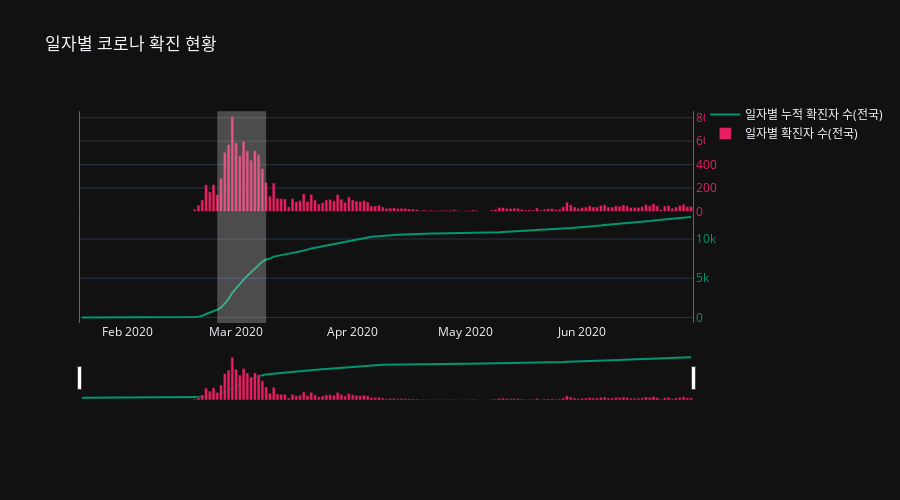

This figure's notebook cell:
### Code cell
# 그래프 

fig = go.Figure()

fig.add_trace(go.Line(x=time['date'], y = time['confirmed'], name = "일자별 누적 확진자 수(전국)", marker_color='#009770', yaxis="y"))
fig.add_trace(go.Bar(x=time['date'], y = time['daily'], name = "일자별 확진자 수(전국)", marker_color='#E91E63', yaxis="y2"))

fig.update_layout(shapes=[dict(fillcolor="rgba(211, 211, 211, 0.3)",line={"width": 0}, type="rect",x0="2020-02-25",x1="2020-03-09",xref="x",y0=0,y1=0.95,yref="paper")])

fig.update_layout(xaxis=dict(rangeslider=dict(autorange=True, range=["2020-01-20", "2020-06-30"],visible=True),type="date"),
                  yaxis=dict(anchor="x",autorange=True,domain=[0, 0.5],linecolor="#009770",mirror=True,range=[-60.0858369099, 28.4406294707],showline=True,side="right",
                             tickfont={"color": "#009770"},tickmode="auto",ticks="",titlefont={"color": "#009770"},type="linear",zeroline=False),
                  yaxis2=dict(anchor="x",autorange=True,domain=[0.5, 0.95],linecolor="#E91E63",mirror=True,range=[29.3787777032, 100.621222297],showline=True,side="right",
                             tickfont={"color": "#E91E63"},tickmode="auto",ticks="",titlefont={"color": "#E91E63"},type="linear",zeroline=False))

fig.update_layout(dragmode="zoom", hovermode="x", height=500, template="plotly_dark", title_text = "일자별 코로나 확진 현황", margin=dict(t=100, b=100))

fig.show()

### Figure 1 — Plotly figure (JSON) as saved in the notebook; plotly's stock layout.template omitted (floating-point values rounded to 4 significant figures; data arrays with more than 128 entries replaced by an {"elided": "..."} marker saying what was removed)
{"data": [{"marker": {"color": "#009770"}, "name": "일자별 누적 확진자 수(전국)", "type": "scatter", "x": {"elided": "163 str values"}, "y": {"elided": "163 int values"}, "yaxis": "y"}, {"marker": {"color": "#E91E63"}, "name": "일자별 확진자 수(전국)", "type": "bar", "x": {"elided": "163 str values"}, "y": {"elided": "163 int values"}, "yaxis": "y2"}], "layout": {"dragmode": "zoom", "height": 500, "hovermode": "x", "margin": {"b": 100, "t": 100}, "shapes": [{"fillcolor": "rgba(211, 211, 211, 0.3)", "line": {"width": 0}, "type": "rect", "x0": "2020-02-25", "x1": "2020-03-09", "xref": "x", "y0": 0, "y1": 0.95, "yref": "paper"}], "title": {"text": "일자별 코로나 확진 현황"}, "xaxis": {"rangeslider": {"autorange": true, "range": ["2020-01-20", "2020-06-30"], "visible": true}, "type": "date"}, "yaxis": {"anchor": "x", "autorange": true, "domain": [0, 0.5], "linecolor": "#009770", "mirror": true, "range": [-60.09, 28.44], "showline": true, "side": "right", "tickfont": {"color": "#009770"}, "tickmode": "auto", "ticks": "", "title": {"font": {"color": "#009770"}}, "type": "linear", "zeroline": false}, "yaxis2": {"anchor": "x", "autorange": true, "domain": [0.5, 0.95], "linecolor": "#E91E63", "mirror": true, "range": [29.38, 100.6], "showline": true, "side": "right", "tickfont": {"color": "#E91E63"}, "tickmode": "auto", "ticks": "", "title": {"font": {"color": "#E91E63"}}, "type": "linear", "zeroline": false}}}
